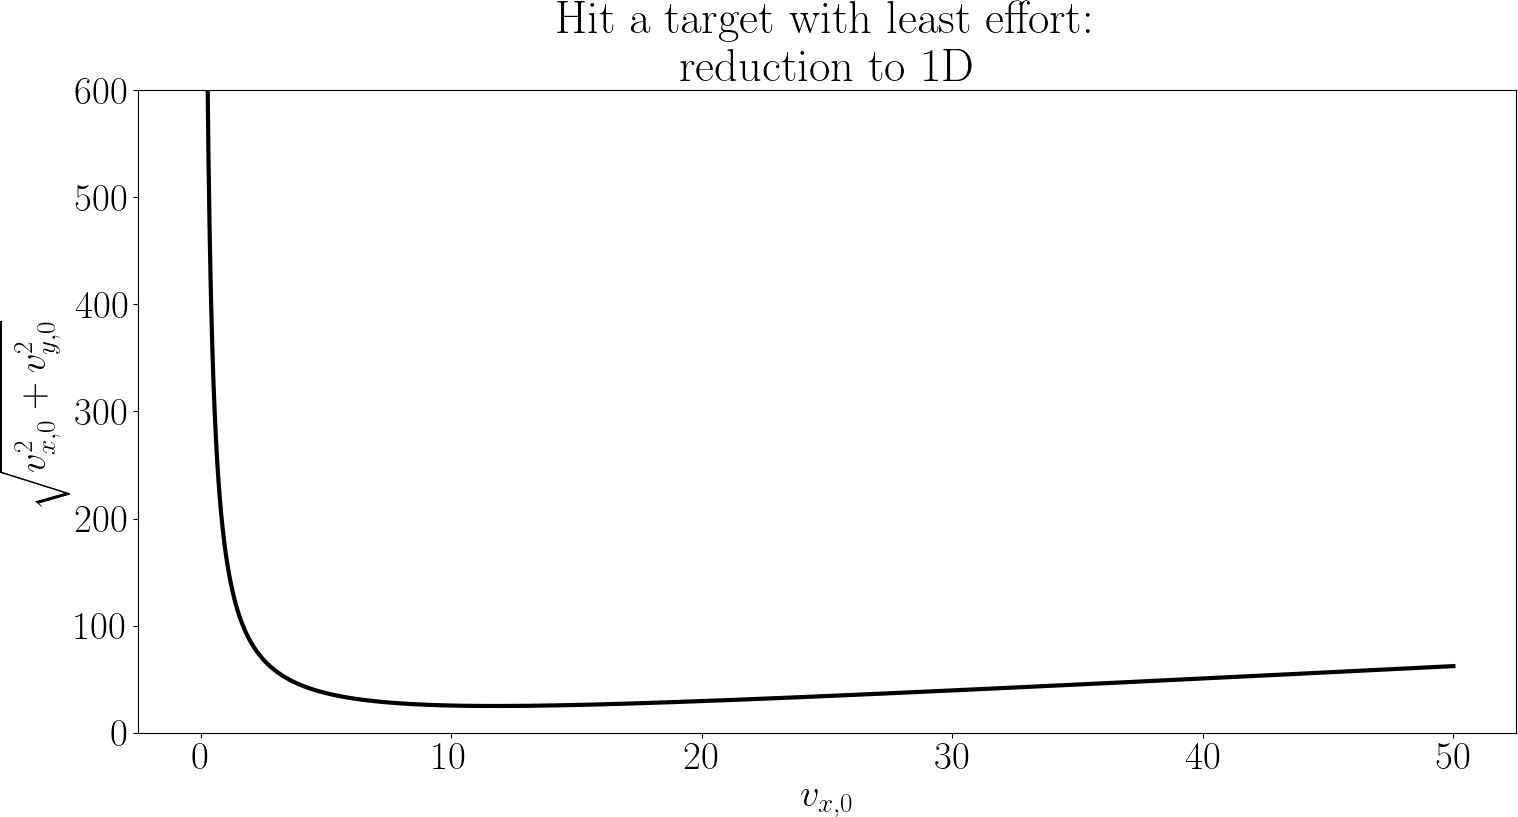

Write Python code to recreate this figure.
import numpy as np
import matplotlib.pyplot as plt

import numpy as np

g     = -9.81 # gravity, m/s^2
x_star, y_star = 34, 23


plt.figure(figsize=(16, 9))
plt.rcParams["font.family"] = "serif"
plt.rcParams["mathtext.fontset"] = "dejavuserif"
plt.rcParams['text.usetex'] = True

plt.rc('font', size=28)
'''
plt.grid(color='gray', linestyle='--', linewidth=0.5)
plt.plot(xs, ys, marker='.')
plt.xlabel("$x$")
plt.ylabel("$y$")
plt.gca().set_aspect('equal', 'box')
plt.savefig("plot-euler.png")
plt.show()
'''

plt.title('Hit a target with least effort:\n reduction to 1D')

VX = np.linspace(0.01, 50, 1000)
VY = [ vx*y_star/x_star - g/2*(x_star/vx) for vx in VX ]
E = np.hypot(VX, VY)

plt.plot(VX, E, linewidth=3, color='black')

plt.xlabel('$v_{x,0}$')
plt.ylabel('$\\sqrt{v_{x,0}^2 + v_{y,0}^2}$')

#plt.xlim(0, 50)
plt.ylim(0, 600)


#plt.gca().set_aspect('equal')
plt.tight_layout()


plt.savefig("plot2.png")
plt.show()

